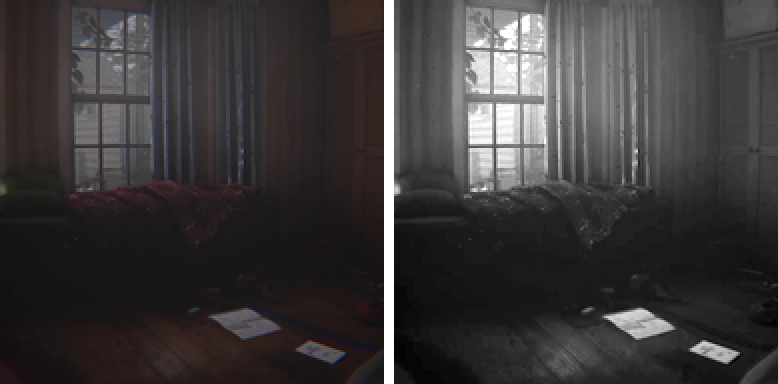
#> input picture assets/img/farsight/gameboy/gb-steps-1.png, 778 x 384 px
$ python render_steps.py gb-steps-1.png gb-steps-2.png 5 5 1.0
#> lines starting #> are read from the running program, lines starting #| are printed output that depends on the picture
# Python port of Assets/Shaders/GameBoyCameraDither.shader, values from
# Resources/Gameboy/Game Boy Camera Filter.mat. Renders the page's step images at 288.
import sys, numpy as np
from PIL import Image
src_path, out = sys.argv[1], sys.argv[2]
N = 288
BLACK, WHITE, GAMMA, ROLL, HDR = 0.06, 0.6, 0.9, 0.3, 1.5
STRENGTH, CLEAN, SOFT = 1.0, 0.8, 1.2
PAL = np.array([[242]*3, [188]*3, [132]*3, [81]*3, [28]*3], np.uint8)  # light -> dark
B = np.array([0,32,8,40,2,34,10,42,48,16,56,24,50,18,58,26,12,44,4,36,14,46,6,38,60,28,52,20,62,30,54,22,
              3,35,11,43,1,33,9,41,51,19,59,27,49,17,57,25,15,47,7,39,13,45,5,37,63,31,55,23,61,29,53,21]).reshape(8,8)

im = Image.open(src_path).convert('RGB').crop((0, 0, 384, 384)).resize((N, N), Image.BOX if False else Image.LANCZOS)
im.save(f'{out}/gb-source.png')
s = np.asarray(im, np.float64) / 255
lin = np.where(s <= 0.04045, s / 12.92, ((s + 0.055) / 1.055) ** 2.4)

def bil(a, y, x):
    y = np.clip(y, 0, N - 1); x = np.clip(x, 0, N - 1)
    y0 = np.floor(y).astype(int); x0 = np.floor(x).astype(int)
    y1 = np.minimum(y0 + 1, N - 1); x1 = np.minimum(x0 + 1, N - 1)
    fy = (y - y0)[..., None]; fx = (x - x0)[..., None]
    return (a[y0, x0]*(1-fy)*(1-fx) + a[y0, x1]*(1-fy)*fx + a[y1, x0]*fy*(1-fx) + a[y1, x1]*fy*fx)

yy, xx = np.mgrid[0:N, 0:N].astype(np.float64)
col = lin * 0.4
for dy, dx in ((1,1),(1,-1),(-1,1),(-1,-1)):
    col = col + bil(lin, yy + dy*SOFT, xx + dx*SOFT) * 0.15
#> this loop made 4 passes
#> pass 1, in bil, `y0 = np.floor(y).astype(int)`:
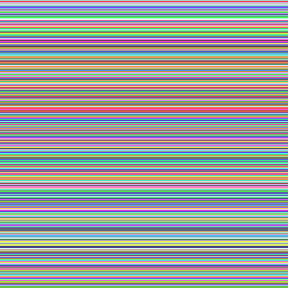
#> y0: shape (288, 288) int64; 287 distinct labels, from 1 to 287; one colour per label, 0 black
L = col @ np.array([0.2126, 0.7152, 0.0722])
over = np.maximum(L - 1, 0); L = np.where(L > 1, 1 + over / (1 + over*HDR), L)
#> after `over = np.maximum(L - 1, 0)`: over: shape (288, 288) float64; every value is 0

# auto exposure, as GameBoyCameraFilter meters it (16x16, highlights capped at 0.78)
raw = lin @ np.array([0.2126, 0.7152, 0.0722])
m = raw.reshape(16, N//16, 16, N//16).mean((1, 3))
meter = np.minimum(m ** 0.4545, 0.78).mean()
#> meter = 0.179
exposure = float(sys.argv[5]) if len(sys.argv) > 5 else (3.0 if meter < 0.36 else 0.5)
#> exposure = 1
print('meter', round(meter, 3), 'exposure', exposure)
#| meter 0.179 exposure 1.0

lum = np.maximum(L * exposure, 0) ** 0.4545
x = np.maximum((lum - BLACK) / (WHITE - BLACK), 0)
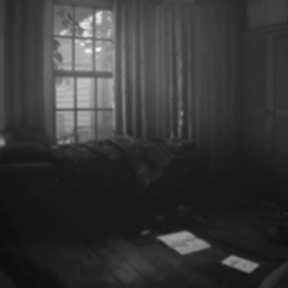
#> x: shape (288, 288) float64; min 0.054, max 0.981, mean 0.218
knee = 1 - ROLL; o = np.maximum(x - knee, 0)
#> after `o = np.maximum(x - knee, 0)`:
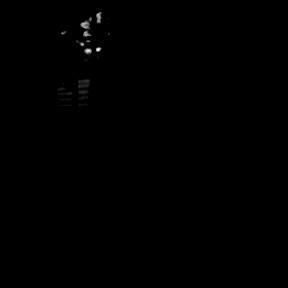
#> o: shape (288, 288) float64; min 0, max 0.281, mean 0.0005; drawn with min black and max white
x = np.where(x > knee, knee + ROLL * (o / (o + ROLL)), x)
lum = np.minimum(x, 1) ** GAMMA
Image.fromarray((lum * 255 + 0.5).astype(np.uint8)).convert('RGB').save(f'{out}/gb-tone.png')

def quant(strength):
#> called with strength = 0
    t = (B[yy.astype(int) & 7, xx.astype(int) & 7] + 0.5) / 64
    e = np.clip((lum - 0.8) / 0.2, 0, 1); clean = e*e*(3 - 2*e) * CLEAN
    t = 0.5 + (t - 0.5) * strength * (1 - clean)
#> t: shape (288, 288) float64; every value is 0.5
    q = np.clip(np.floor(lum * 4 + t) / 4, 0, 1)
    return PAL[np.rint((1 - q) * 4).astype(int)]
band, dith = quant(0.0), quant(STRENGTH)
#> call 2 of quant, with strength = 1
#> in quant (call 2), `t = (B[yy.astype(int) & 7, xx.astype(int) & 7] + 0.5) / 64`:
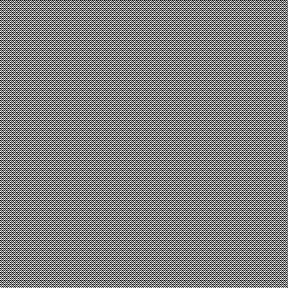
#> t: shape (288, 288) float64; min 0.00781, max 0.992, mean 0.5
#> in quant (call 2), `return PAL[np.rint((1 - q) * 4).astype(int)]`:
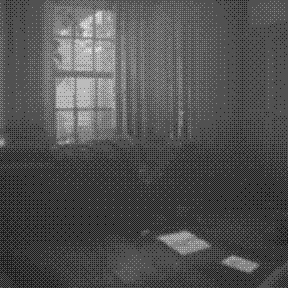
#> returned value: shape (288, 288, 3); min 28, max 242, mean 80.6
Image.fromarray(band).save(f'{out}/gb-banded.png')
Image.fromarray(dith).save(f'{out}/gb-dithered.png')
zx, zy = int(sys.argv[3]), int(sys.argv[4])
for name, a in (('gb-zoom-banded', band), ('gb-zoom-dithered', dith)):
    Image.fromarray(a[zy:zy+72, zx:zx+72]).resize((288, 288), Image.NEAREST).save(f'{out}/{name}.png')
#> this loop made 2 passes
#> name on passes 1 to 2: 'gb-zoom-banded', 'gb-zoom-dithered'
#> pass 1, `Image.fromarray(a[zy:zy+72, zx:zx+72]).resize((288, 288), Image.NEARES..`:
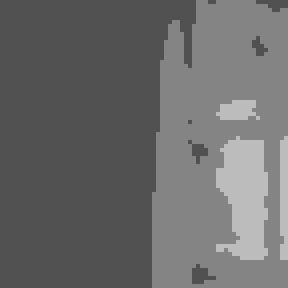
#> saved as gb-zoom-banded.png: PIL image 288x288 RGB; min 81, max 188, mean 107.1
Image.fromarray(np.repeat(np.repeat(PAL[None, :, :], 24, 0), 288 // 5 + 1, 1)[:, :288]).save(f'{out}/gb-palette.png')
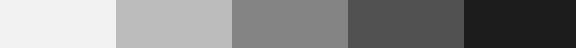
#> saved as gb-palette.png: PIL image 288x24 RGB (shown 2 times larger); min 28, max 242, mean 134.9
